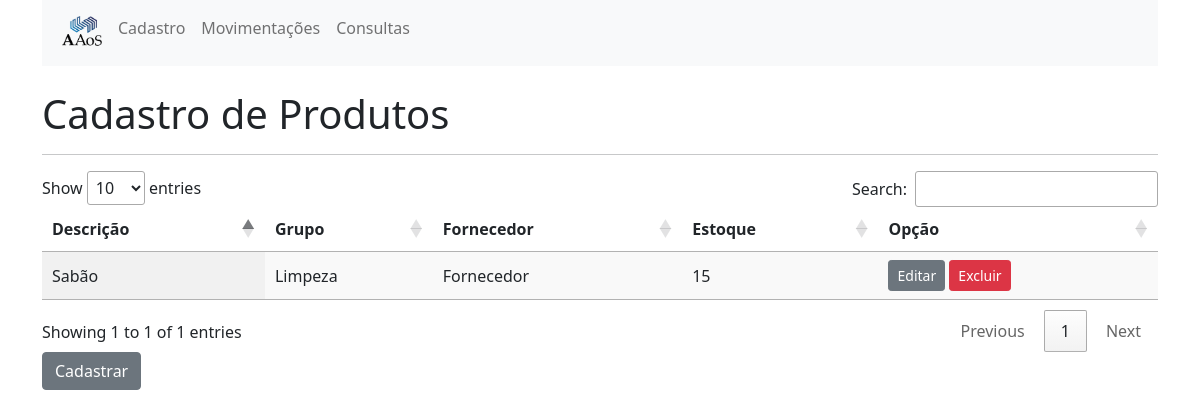
The page /produtos/ on the database as committed earlier.
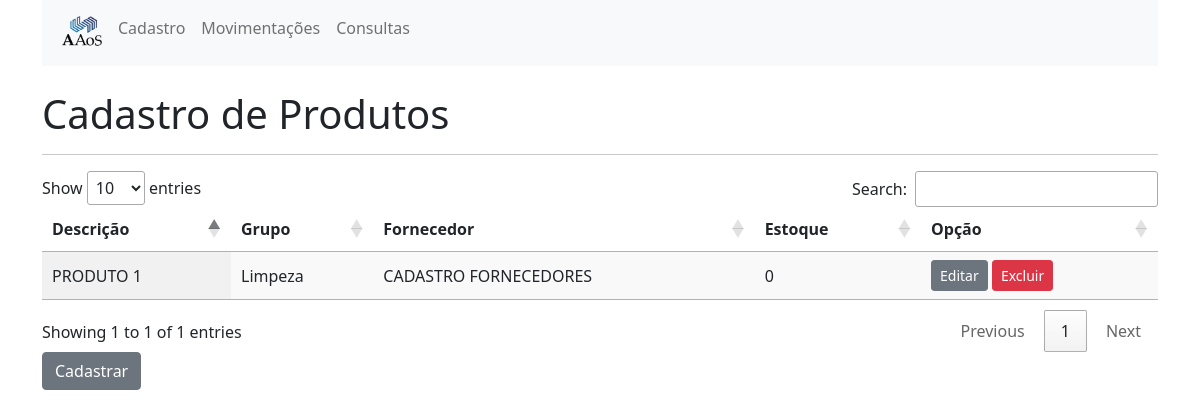
The same page on the database as committed later.
### cadastros/models.py (models this page shows, shortened)
class Produto(models.Model):
    descricao = models.CharField(
        verbose_name="Descrição do Produto",
        max_length=250,
    )
    grupo = models.ForeignKey(
        Grupo,
        on_delete=models.CASCADE,
    )
    fornecedor = models.ForeignKey(
        Fornecedor,
        on_delete=models.CASCADE,
    )
    estoque = models.IntegerField(
        verbose_name="Quantidade de produto no estoque",
        default=0,
    )
    class Meta:
        db_table = "cad_produto"
        verbose_name = "Produto"
        verbose_name_plural = "Produtos"

class Grupo(models.Model):
    descricao = models.CharField(
        verbose_name="Nome do Grupo",
        max_length=50,
    )
    class Meta:
        db_table = "cad_grupo"
        verbose_name = "Grupo"
        verbose_name_plural = "Grupos"
    def __str__(self):
        return self.descricao

class Fornecedor(models.Model):
    descricao = models.CharField(
        verbose_name="Nome do fornecedor",
        max_length=250,
    )
    class Meta:
        db_table = "cad_fornecedor"
        verbose_name = "Fornecedor"
        verbose_name_plural = "Fornecedores"
    def __str__(self):
        return self.descricao

### cadastros/views.py (the view)
# urls.py: path('produtos/', views.list_produtos, name='list_produtos'),
def list_produtos(request):
    produtos = Produto.objects.all()
    return render(request, 'cadastros/produtos.html', {'produtos':produtos})

### cadastros/templates/cadastros/produtos.html (shortened to what this page needs)
{% extends 'cadastros/base.html' %}
{% block content %}
    <br>
    <h1>Cadastro de Produtos</h1>
    <hr>
    <table id="produtos_table" class="display">
        <thead>
            <tr>
                <th>Descrição</th>
                <th>Grupo</th>
                <th>Fornecedor</th>
                <th>Estoque</th>
                <th>Opção</th>
            </tr>
        </thead>
        <tbody>
            {% for produto in produtos %}
                <tr>
                    <td>
                        {{produto.descricao}}
                    </td>
                    <td>
                        {{produto.grupo}}
                    </td>
                    <td>
                        {{produto.fornecedor}}
                    </td>
                    <td>
                        {{produto.estoque}}
                    </td>
                    <td>
                       <a href="{% url 'edit_produto' pk=produto.pk %}" class="btn btn-secondary btn-sm">Editar</a>
                       <a href="{% url 'delete_produto' pk=produto.pk %}" class="btn btn-danger btn-sm">Excluir</a>
                    </td>
                </tr>
            {% endfor %}
        </tbody>
    </table>
    <a href="{% url 'new_produto' %}" class="btn btn-secondary">Cadastrar</a>
{% endblock %}

### cadastros/templates/cadastros/base.html (shortened to what this page needs)
{% load static %}
<!DOCTYPE html>
<html lang="pt-br">
<head>
    <link href="https://cdn.jsdelivr.net/npm/bootstrap@5.1.3/dist/css/bootstrap.min.css" rel="stylesheet">
    <link rel="stylesheet" type="text/css" href="https://cdn.datatables.net/1.11.3/css/dataTables.bootstrap5.min.css">
    <link rel="stylesheet" type="text/css" href="https://cdn.datatables.net/1.11.3/css/jquery.dataTables.css">
    <link href="//cdn.datatables.net/1.10.15/css/jquery.dataTables.min.css" rel="stylesheet">
</head>
<body>
    <div class="container">
        <nav class="navbar navbar-expand-lg navbar-light bg-light">
            <div class="container-fluid">
              <div class="collapse navbar-collapse" id="navbarSupportedContent">
                <ul class="navbar-nav me-auto mb-2 mb-lg-0">
                  <li class="nav-item dropdown">
                    <a class="nav-link active" href="{% url 'home' %}">
                        <img src="../static/cadastros/img/logo.png" alt="logo" id="logo" width="40" />
                    </a>
                  </li>
                  <li class="nav-item dropdown">
                    <a class="nav-link dropdown" href="" id="navbarDropdown" role="button" data-bs-toggle="dropdown" aria-expanded="false">
                      Cadastro
                    </a>
                  </li>
                  <li class="nav-item dropdown">
                    <a class="nav-link dropdown" href="#" id="navbarDropdown" role="button" data-bs-toggle="dropdown" aria-expanded="false">
                      Movimentações
                    </a>
                  </li>
                  <li class="nav-item dropdown">
                    <a class="nav-link dropdown" href="#" id="navbarDropdown" role="button" data-bs-toggle="dropdown" aria-expanded="false">
                      Consultas
                    </a>
                  </li>
                </ul>
              </div>
            </div>
          </nav>
          {% block content %}
          {% endblock %}
    </div>
</body>
</html>

Rows that differ between the two databases and show on the page:
removed Produto: descricao "Sabão", grupo "Limpeza", fornecedor "Fornecedor", estoque "15"
added Produto: descricao "PRODUTO 1", grupo "Limpeza", fornecedor "CADASTRO FORNECEDORES", estoque "0"
